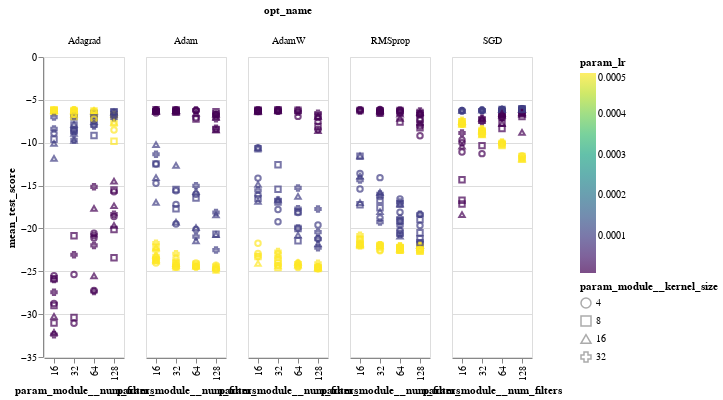

Notebook cell for this chart:
### Code cell
alt.Chart(sm_mres_df).mark_point().encode(
    x='param_module__num_filters:O',
    y='mean_test_score:Q',
    color=alt.Color('param_lr:Q',scale=alt.Scale(scheme='viridis')),
    column='opt_name:N',
#     detail='model_desc:N',
    shape="param_module__kernel_size:N",
    tooltip=["param_module__num_filters:N","param_module__kernel_size:N","param_lr:N","param_module__num_fc_nodes1:N"]
    
).interactive()

### Figure 1 — Vega-Lite specification as saved in the notebook (floating-point values rounded to 4 significant figures; data arrays with more than 128 entries replaced by an {"elided": "..."} marker saying what was removed)
{"config": {"view": {"continuousWidth": 400, "continuousHeight": 300}}, "data": {"name": "data-1874bffd42a6865f65c6f349b17b2d3c"}, "mark": "point", "encoding": {"color": {"type": "quantitative", "field": "param_lr", "scale": {"scheme": "viridis"}}, "column": {"type": "nominal", "field": "opt_name"}, "shape": {"type": "nominal", "field": "param_module__kernel_size"}, "tooltip": [{"type": "nominal", "field": "param_module__num_filters"}, {"type": "nominal", "field": "param_module__kernel_size"}, {"type": "nominal", "field": "param_lr"}, {"type": "nominal", "field": "param_module__num_fc_nodes1"}], "x": {"type": "ordinal", "field": "param_module__num_filters"}, "y": {"type": "quantitative", "field": "mean_test_score"}}, "selection": {"selector004": {"type": "interval", "bind": "scales", "encodings": ["x", "y"]}}, "$schema": "https://vega.github.io/schema/vega-lite/v4.8.1.json", "datasets": {"data-1874bffd42a6865f65c6f349b17b2d3c": {"elided": "500 records"}}}
